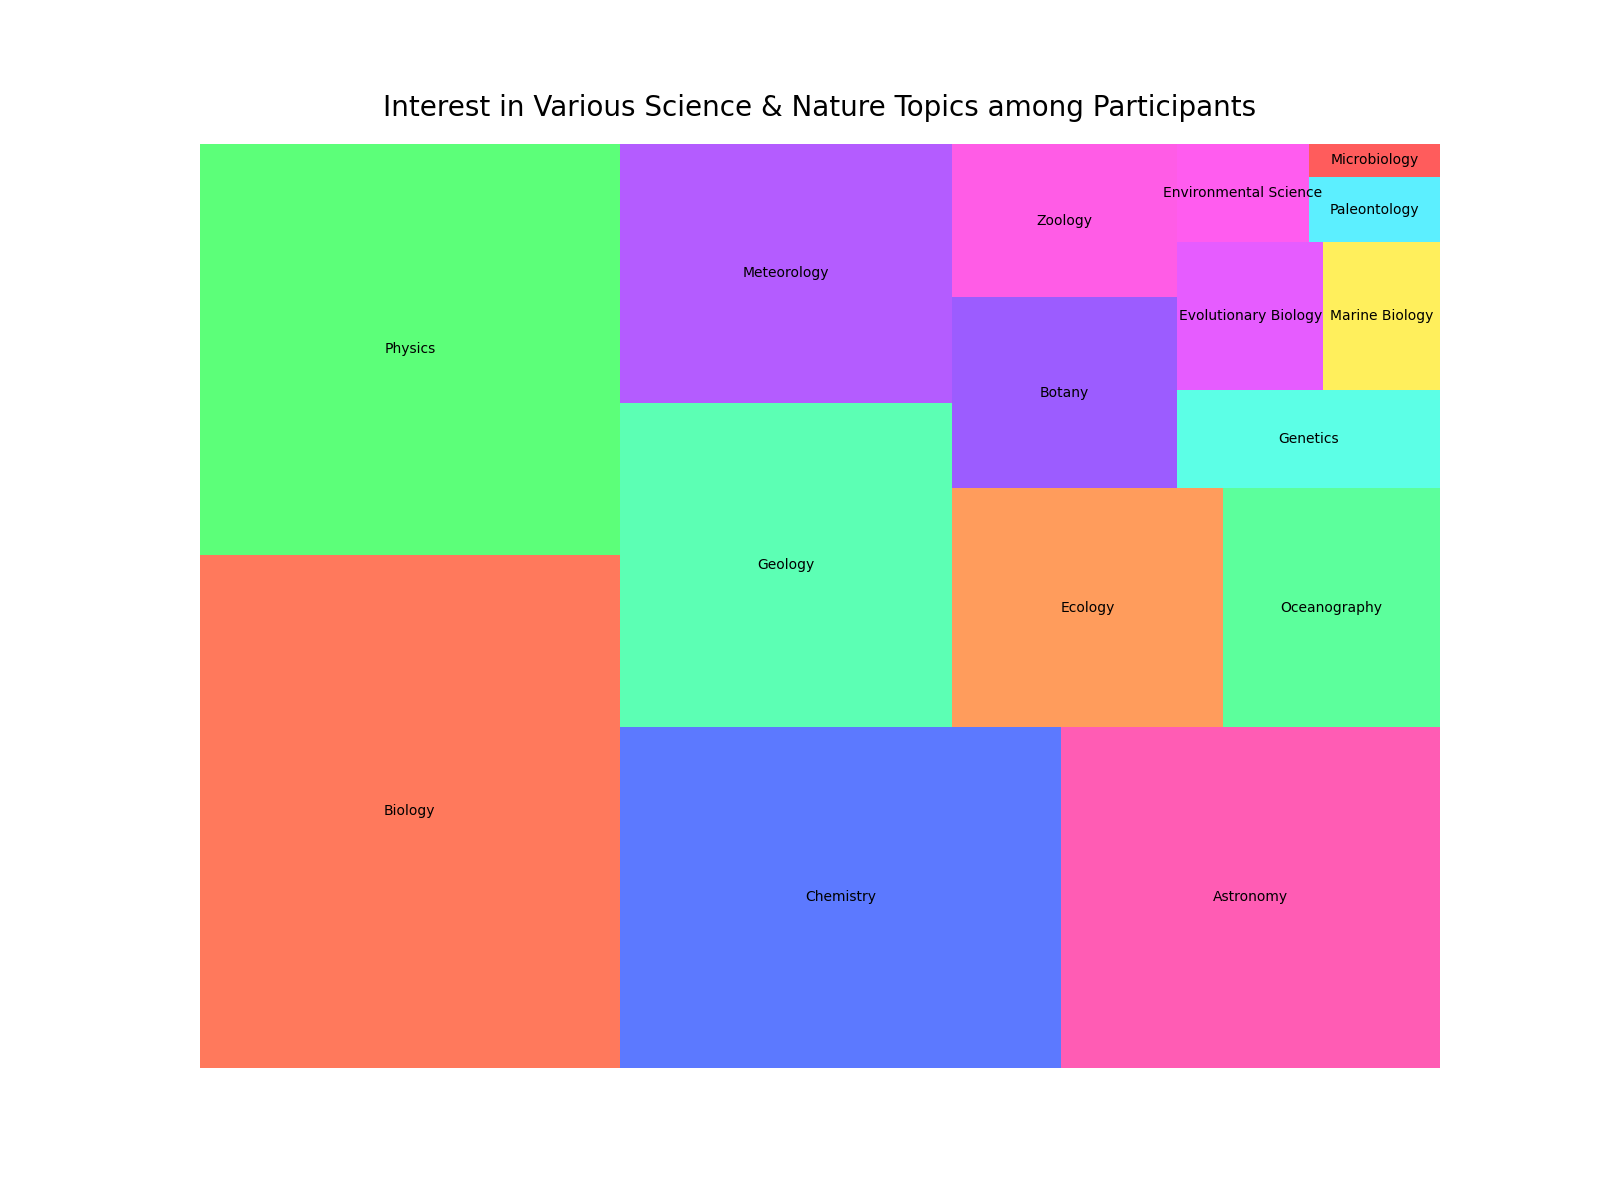

Recreate this plot in Python.

import matplotlib.pyplot as plt
import pandas as pd
import squarify

# Data for the treemap
data = {
    'Topic': ['Biology', 'Physics', 'Chemistry', 'Astronomy', 'Geology', 'Meteorology', 'Ecology', 
              'Oceanography', 'Botany', 'Zoology', 'Genetics', 'Evolutionary Biology', 'Marine Biology', 
              'Environmental Science', 'Paleontology', 'Microbiology'],
    'Participants': [500, 400, 350, 300, 250, 200, 150, 120, 100, 80, 60, 50, 40, 30, 20, 10],
    'Percentage': [0.20, 0.16, 0.14, 0.12, 0.10, 0.08, 0.06, 0.048, 0.04, 0.032, 0.024, 0.02, 0.016, 0.012, 0.008, 0.004]
}

# Convert the data to a DataFrame
df = pd.DataFrame(data)

# Define color list
colors = ['#FF5733', '#33FF57', '#3357FF', '#FF33A1', '#33FFA1', '#A133FF', '#FF8333', 
          '#33FF83', '#8333FF', '#FF33E0', '#33FFE0', '#E033FF', '#FFEB33', '#FF33EB', 
          '#33EBFF', '#FF3333']

# Plot the Treemap
plt.figure(figsize=(16, 12))
squarify.plot(sizes=df['Percentage'], label=df['Topic'], color=colors, alpha=0.8)
plt.title('Interest in Various Science & Nature Topics among Participants', fontsize=20, pad=20)
plt.axis('off')
plt.show()
